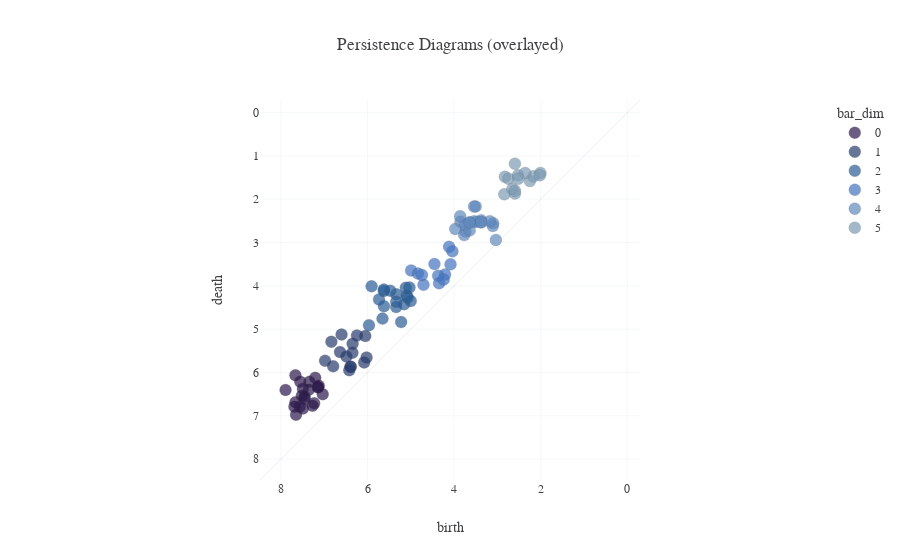

The cell this chart's notebook holds for it:
### Markdown cell above
## Persistence diagram (overlayed)

The following creates a standard persistence diagram with dimensions overlayed. The `plot_pd` function takes the barcode as well as an `axis_range` parameter (=`[max, min]` or `[min, max]`) that controls the x and y ranges. If bar birth and death are based on weight, ensure that the `axis_range[0] > axis_range[1]`, and the opposite for rank.

Depending on the number of bars, it may be helpful to adjust the marker size. The function has the marker size set to 12, but one can change this property (for example, to 10) with
`fig.update_traces(marker_size = 10)` .

### Code cell
# fig = plot_pd(bar_df, axis_range)

max_filtration = np.max(fsc_df[filter_on])
min_filtration = np.min(fsc_df[filter_on])

# Optional buffer -- prevents dots from being cut off in the figure
buffer = 0.5

# Plot! Be sure to note the input to axis range -- currently based on filter_on = "weight" (see above)
fig = plot_pd(bar_df, [max_filtration + buffer, min_filtration - buffer])

fig.show()

### Figure 1 — Plotly figure (JSON) as saved in the notebook; plotly's stock layout.template omitted (floating-point values rounded to 4 significant figures)
{"data": [{"customdata": [[[31, 45, 55, 20]], [[49, 16, 26, 43]], [[75, 14, 5, 72]], [[41, 98, 93, 29]], [[76, 43, 85, 5]], [[75, 76, 18, 91]], [[27, 49, 34, 50]], [[85, 76, 96, 22]], [[57, 25, 48, 20]], [[80, 55, 75, 35]], [[69, 55, 47, 31]], [[37, 19, 67, 90]], [[21, 12, 59, 8]], [[57, 95, 41, 26]], [[7, 28, 6, 68]], [[20, 75, 81, 48]], [[66, 24, 65, 47]], [[2, 40, 38, 41]], [[3, 18, 33, 73]], [[38, 66, 77, 26]], [[22, 71, 62, 97]]], "hovertemplate": "bar_dim=0<br>bar_birth=%{x}<br>bar_death=%{y}<br>rep=%{customdata[0]}<extra></extra>", "legendgroup": "0", "marker": {"color": "rgb(44, 26, 76)", "line": {"color": "#3f4142", "width": 0.2}, "opacity": 0.7, "size": 12, "symbol": "circle"}, "mode": "markers", "name": "0", "orientation": "v", "showlegend": true, "type": "scatter", "x": [7.143, 7.553, 7.893, 7.65, 7.355, 7.664, 7.232, 7.207, 7.688, 7.34, 7.517, 7.452, 7.664, 7.492, 7.452, 7.034, 7.492, 7.143, 7.269, 7.125, 7.564], "xaxis": "x", "y": [6.34, 6.212, 6.404, 6.978, 6.397, 6.688, 6.711, 6.123, 6.793, 6.212, 6.538, 6.562, 6.063, 6.376, 6.608, 6.5, 6.834, 6.341, 6.766, 6.305, 6.793], "yaxis": "y"}, {"customdata": [[[178, 192, 187, 249]], [[208, 214, 141, 133]], [[215, 114, 158, 156]], [[185, 164, 220, 141]], [[160, 228, 183, 139]], [[172, 203, 143, 137]], [[111, 160, 185, 100]], [[116, 197, 112, 144]], [[205, 101, 149, 182]], [[179, 210, 107, 123]], [[213, 227, 194, 112]], [[182, 115, 217, 108]], [[162, 179, 115, 242]], [[116, 188, 204, 165]], [[190, 209, 139, 212]]], "hovertemplate": "bar_dim=1<br>bar_birth=%{x}<br>bar_death=%{y}<br>rep=%{customdata[0]}<extra></extra>", "legendgroup": "1", "marker": {"color": "rgb(40, 59, 110)", "line": {"color": "#3f4142", "width": 0.2}, "opacity": 0.7, "size": 12, "symbol": "circle"}, "mode": "markers", "name": "1", "orientation": "v", "showlegend": true, "type": "scatter", "x": [6.792, 6.599, 6.487, 6.394, 6.243, 6.387, 6.05, 6.834, 6.421, 6.348, 6.636, 6.077, 6.981, 6.022, 6.345], "xaxis": "x", "y": [5.858, 5.125, 5.632, 5.866, 5.146, 5.866, 5.155, 5.289, 5.946, 5.545, 5.529, 5.769, 5.727, 5.654, 5.338], "yaxis": "y"}, {"customdata": [[[341, 313, 257, 324]], [[280, 272, 304, 292]], [[255, 358, 269, 338]], [[297, 321, 270, 279]], [[342, 314, 289, 308]], [[333, 250, 351, 344]], [[356, 353, 336, 352]], [[257, 260, 345, 250]], [[312, 311, 306, 267]], [[343, 320, 306, 300]], [[260, 327, 267, 358]], [[319, 303, 308, 273]], [[254, 271, 260, 282]], [[339, 305, 321, 319]], [[287, 253, 324, 251]], [[345, 250, 282, 325]], [[287, 352, 269, 252]], [[342, 286, 299, 352]]], "hovertemplate": "bar_dim=2<br>bar_birth=%{x}<br>bar_death=%{y}<br>rep=%{customdata[0]}<extra></extra>", "legendgroup": "2", "marker": {"color": "rgb(42, 94, 151)", "line": {"color": "#3f4142", "width": 0.2}, "opacity": 0.7, "size": 12, "symbol": "circle"}, "mode": "markers", "name": "2", "orientation": "v", "showlegend": true, "type": "scatter", "x": [5.654, 5.734, 5.623, 5.155, 5.001, 5.619, 5.335, 5.338, 5.966, 5.092, 5.224, 5.075, 5.116, 5.906, 5.338, 5.475, 5.623, 5.031], "xaxis": "x", "y": [4.756, 4.315, 4.117, 4.422, 4.347, 4.469, 4.194, 4.49, 4.908, 4.228, 4.833, 4.269, 4.044, 4.01, 4.366, 4.11, 4.083, 4.036], "yaxis": "y"}, {"customdata": [[[417, 434, 382, 398]], [[430, 399, 360, 392]], [[423, 379, 395, 408]], [[415, 423, 389, 410]], [[413, 425, 416, 391]], [[426, 434, 376, 382]], [[362, 372, 420, 371]], [[446, 365, 428, 448]], [[362, 390, 415, 429]], [[441, 369, 360, 397]], [[386, 432, 389, 428]], [[440, 419, 433, 431]]], "hovertemplate": "bar_dim=3<br>bar_birth=%{x}<br>bar_death=%{y}<br>rep=%{customdata[0]}<extra></extra>", "legendgroup": "3", "marker": {"color": "rgb(68, 117, 193)", "line": {"color": "#3f4142", "width": 0.2}, "opacity": 0.7, "size": 12, "symbol": "circle"}, "mode": "markers", "name": "3", "orientation": "v", "showlegend": true, "type": "scatter", "x": [4.209, 4.993, 4.833, 4.369, 4.083, 4.707, 4.347, 4.24, 4.04, 4.742, 4.117, 4.454], "xaxis": "x", "y": [3.738, 3.646, 3.717, 3.767, 3.502, 3.973, 3.939, 3.852, 3.198, 3.75, 3.098, 3.494], "yaxis": "y"}, {"customdata": [[[479, 486, 472, 465]], [[472, 450, 452, 462]], [[473, 454, 451, 456]], [[480, 450, 460, 466]], [[457, 461, 482, 465]], [[489, 461, 480, 456]], [[480, 478, 472, 464]], [[459, 473, 460, 480]], [[472, 481, 479, 487]], [[481, 469, 476, 486]], [[465, 471, 469, 457]], [[476, 483, 464, 456]], [[466, 453, 461, 484]], [[479, 478, 487, 463]], [[474, 465, 486, 455]], [[488, 484, 462, 473]], [[480, 484, 457, 489]], [[478, 481, 453, 466]], [[470, 455, 485, 451]], [[465, 452, 471, 477]]], "hovertemplate": "bar_dim=4<br>bar_birth=%{x}<br>bar_death=%{y}<br>rep=%{customdata[0]}<extra></extra>", "legendgroup": "4", "marker": {"color": "rgb(96, 137, 190)", "line": {"color": "#3f4142", "width": 0.2}, "opacity": 0.7, "size": 12, "symbol": "circle"}, "mode": "markers", "name": "4", "orientation": "v", "showlegend": true, "type": "scatter", "x": [3.738, 3.098, 3.494, 3.767, 3.376, 3.641, 3.852, 3.035, 3.539, 3.75, 3.502, 3.641, 3.861, 3.108, 3.539, 3.376, 3.646, 3.973, 3.175, 3.376], "xaxis": "x", "y": [2.744, 2.553, 2.524, 2.828, 2.482, 2.534, 2.517, 2.938, 2.505, 2.596, 2.166, 2.718, 2.393, 2.616, 2.168, 2.534, 2.535, 2.685, 2.505, 2.524], "yaxis": "y"}, {"customdata": [[[497, 515, 506, 507]], [[519, 516, 497, 493]], [[491, 517, 504, 495]], [[497, 507, 501, 509]], [[500, 507, 519, 493]], [[490, 491, 497, 493]], [[501, 516, 518, 517]], [[499, 490, 504, 512]], [[504, 502, 517, 516]], [[511, 495, 496, 515]], [[507, 498, 515, 500]], [[494, 508, 503, 500]], [[514, 495, 505, 493]], [[508, 491, 511, 497]]], "hovertemplate": "bar_dim=5<br>bar_birth=%{x}<br>bar_death=%{y}<br>rep=%{customdata[0]}<extra></extra>", "legendgroup": "5", "marker": {"color": "rgb(125, 156, 181)", "line": {"color": "#3f4142", "width": 0.2}, "opacity": 0.7, "size": 12, "symbol": "circle"}, "mode": "markers", "name": "5", "orientation": "v", "showlegend": true, "type": "scatter", "x": [2.828, 2.007, 2.249, 2.596, 2.524, 2.596, 2.744, 2.168, 2.359, 2.84, 2.652, 2.596, 2.019, 2.517], "xaxis": "x", "y": [1.481, 1.392, 1.579, 1.868, 1.446, 1.179, 1.525, 1.471, 1.392, 1.885, 1.76, 1.804, 1.446, 1.525], "yaxis": "y"}, {"line": {"color": "rgba(187, 190, 191, .9)", "width": 0.5}, "mode": "lines", "opacity": 0.6, "showlegend": false, "type": "scatter", "x": [8.483, -0.2924], "y": [8.483, -0.2924]}], "layout": {"hovermode": "closest", "legend": {"title": {"text": "bar_dim"}, "tracegroupgap": 0}, "title": {"text": "Persistence Diagrams (overlayed)"}, "xaxis": {"anchor": "y", "constrain": "domain", "domain": [0, 1], "layer": "above traces", "range": [8.483, -0.2924], "title": {"text": "birth"}, "zeroline": false}, "yaxis": {"anchor": "x", "domain": [0, 1], "range": [8.483, -0.2924], "scaleanchor": "x", "scaleratio": 1, "title": {"text": "death"}, "zeroline": false}}}
